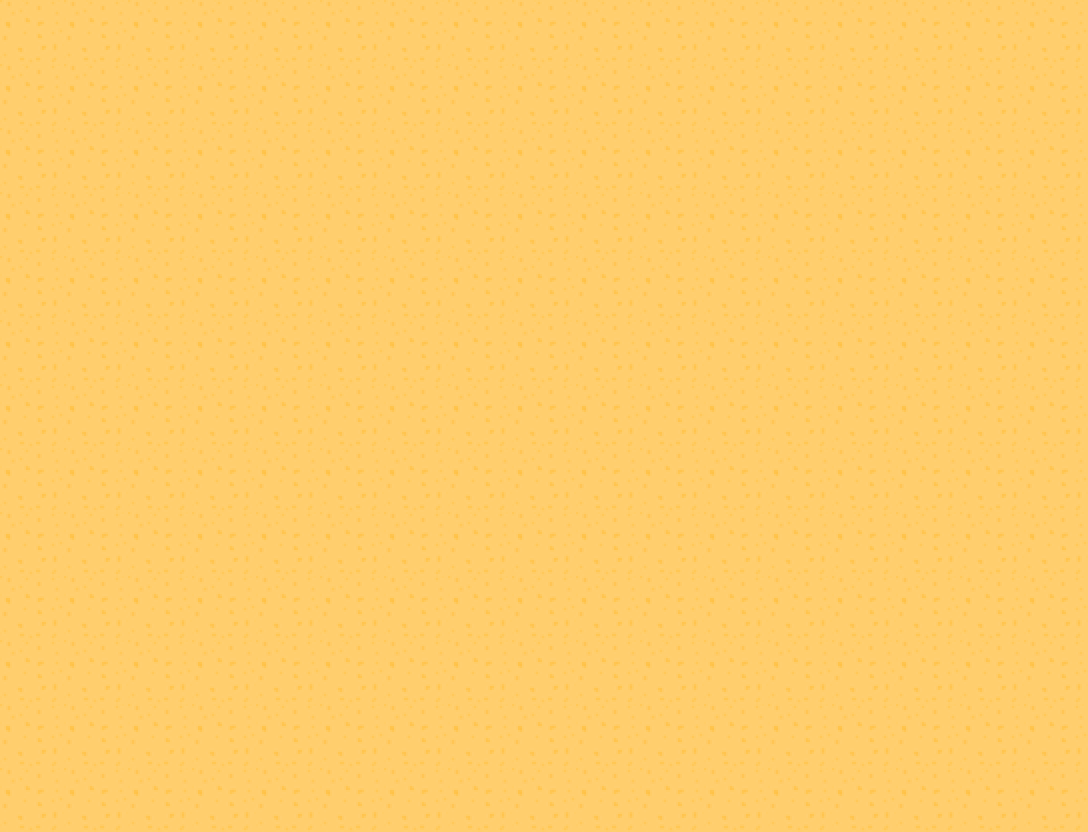

Tiled map render using the project's own tile images. Description and the whole map definition, tile-layer contents included, below:
An orthogonal 17x13 tile map with 64x64 px tiles, 1 tile layer (Tile Layer 1), 2 tilesets.

<map version="1.0" tiledversion="1.0.1" orientation="orthogonal" renderorder="left-down" width="17" height="13" tilewidth="64" tileheight="64" nextobjectid="1">
 <tileset firstgid="1" source="../Tiled_Tileset/base1.tsx" />
 <tileset firstgid="17" source="../Tiled_Tileset/base1.tsx" />
 <layer name="Tile Layer 1" width="17" height="13">
  <data encoding="csv">
6,6,6,6,6,6,6,6,6,6,6,6,6,6,6,6,6,
6,6,6,6,6,6,6,6,6,6,6,6,6,6,6,6,6,
6,6,6,6,6,6,6,6,6,6,6,6,6,6,6,6,6,
6,6,6,6,6,6,6,6,6,6,6,6,6,6,6,6,6,
6,6,6,6,6,6,6,6,6,6,6,6,6,6,6,6,6,
6,6,6,6,6,6,6,6,6,6,6,6,6,6,6,6,6,
6,6,6,6,6,6,6,6,6,6,6,6,6,6,6,6,6,
6,6,6,6,6,6,6,6,6,6,6,6,6,6,6,6,6,
6,6,6,6,6,6,6,6,6,6,6,6,6,6,6,6,6,
6,6,6,6,6,6,6,6,6,6,6,6,6,6,6,6,6,
6,6,6,6,6,6,6,6,6,6,6,6,6,6,6,6,6,
6,6,6,6,6,6,6,6,6,6,6,6,6,6,6,6,6,
6,6,6,6,6,6,6,6,6,6,6,6,6,6,6,6,6
</data>
 </layer>
</map>
